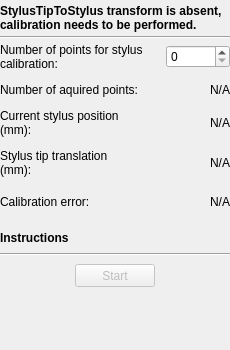
<?xml version="1.0" encoding="UTF-8"?>
<ui version="4.0">
 <class>StylusCalibrationToolbox</class>
 <widget class="QWidget" name="StylusCalibrationToolbox">
  <property name="minimumSize">
   <size>
    <width>230</width>
    <height>350</height>
   </size>
  </property>
  <property name="windowTitle">
   <string>Stylus calibration</string>
  </property>
  <layout class="QVBoxLayout" name="verticalLayout">
   <property name="spacing">
    <number>4</number>
   </property>
   <property name="leftMargin">
    <number>0</number>
   </property>
   <property name="topMargin">
    <number>4</number>
   </property>
   <property name="rightMargin">
    <number>0</number>
   </property>
   <property name="bottomMargin">
    <number>4</number>
   </property>
   <item>
    <widget class="QLabel" name="label_State">
     <property name="font">
      <font>
       <weight>75</weight>
       <bold>true</bold>
      </font>
     </property>
     <property name="text">
      <string>StylusTipToStylus transform is absent, calibration needs to be performed.</string>
     </property>
     <property name="wordWrap">
      <bool>true</bool>
     </property>
    </widget>
   </item>
   <item>
    <widget class="Line" name="line_2">
     <property name="orientation">
      <enum>Qt::Horizontal</enum>
     </property>
    </widget>
   </item>
   <item>
    <layout class="QHBoxLayout" name="horizontalLayout_7">
     <property name="spacing">
      <number>4</number>
     </property>
     <item>
      <widget class="QLabel" name="labelNumberOfStylusCalibrationPoints">
       <property name="text">
        <string>Number of points for stylus calibration:</string>
       </property>
       <property name="wordWrap">
        <bool>true</bool>
       </property>
      </widget>
     </item>
     <item>
      <widget class="QSpinBox" name="spinBox_NumberOfStylusCalibrationPoints">
       <property name="maximumSize">
        <size>
         <width>64</width>
         <height>16777215</height>
        </size>
       </property>
       <property name="maximum">
        <number>2000</number>
       </property>
       <property name="singleStep">
        <number>50</number>
       </property>
       <property name="value">
        <number>0</number>
       </property>
      </widget>
     </item>
    </layout>
   </item>
   <item>
    <spacer name="verticalSpacer_9">
     <property name="orientation">
      <enum>Qt::Vertical</enum>
     </property>
     <property name="sizeType">
      <enum>QSizePolicy::Fixed</enum>
     </property>
     <property name="sizeHint" stdset="0">
      <size>
       <width>20</width>
       <height>8</height>
      </size>
     </property>
    </spacer>
   </item>
   <item>
    <layout class="QHBoxLayout" name="horizontalLayout_2">
     <property name="spacing">
      <number>4</number>
     </property>
     <item>
      <widget class="QLabel" name="label_1">
       <property name="text">
        <string>Number of aquired points:</string>
       </property>
       <property name="wordWrap">
        <bool>true</bool>
       </property>
      </widget>
     </item>
     <item>
      <widget class="QLabel" name="label_NumberOfPoints">
       <property name="sizePolicy">
        <sizepolicy hsizetype="Expanding" vsizetype="Preferred">
         <horstretch>0</horstretch>
         <verstretch>0</verstretch>
        </sizepolicy>
       </property>
       <property name="frameShape">
        <enum>QFrame::NoFrame</enum>
       </property>
       <property name="frameShadow">
        <enum>QFrame::Plain</enum>
       </property>
       <property name="text">
        <string>N/A</string>
       </property>
       <property name="alignment">
        <set>Qt::AlignRight|Qt::AlignTrailing|Qt::AlignVCenter</set>
       </property>
      </widget>
     </item>
    </layout>
   </item>
   <item>
    <spacer name="verticalSpacer_4">
     <property name="orientation">
      <enum>Qt::Vertical</enum>
     </property>
     <property name="sizeType">
      <enum>QSizePolicy::Fixed</enum>
     </property>
     <property name="sizeHint" stdset="0">
      <size>
       <width>20</width>
       <height>8</height>
      </size>
     </property>
    </spacer>
   </item>
   <item>
    <layout class="QHBoxLayout" name="horizontalLayout_6">
     <property name="spacing">
      <number>4</number>
     </property>
     <item>
      <widget class="QLabel" name="label_CurrentPositionText">
       <property name="toolTip">
        <string>In reference tool coordinate system</string>
       </property>
       <property name="text">
        <string>Current stylus position (mm):</string>
       </property>
       <property name="wordWrap">
        <bool>true</bool>
       </property>
      </widget>
     </item>
     <item>
      <widget class="QLabel" name="label_CurrentPosition">
       <property name="sizePolicy">
        <sizepolicy hsizetype="Expanding" vsizetype="Preferred">
         <horstretch>0</horstretch>
         <verstretch>0</verstretch>
        </sizepolicy>
       </property>
       <property name="minimumSize">
        <size>
         <width>0</width>
         <height>0</height>
        </size>
       </property>
       <property name="toolTip">
        <string>In reference tool coordinate system</string>
       </property>
       <property name="frameShape">
        <enum>QFrame::NoFrame</enum>
       </property>
       <property name="frameShadow">
        <enum>QFrame::Plain</enum>
       </property>
       <property name="text">
        <string>N/A</string>
       </property>
       <property name="alignment">
        <set>Qt::AlignRight|Qt::AlignTrailing|Qt::AlignVCenter</set>
       </property>
      </widget>
     </item>
    </layout>
   </item>
   <item>
    <spacer name="verticalSpacer_7">
     <property name="orientation">
      <enum>Qt::Vertical</enum>
     </property>
     <property name="sizeType">
      <enum>QSizePolicy::Fixed</enum>
     </property>
     <property name="sizeHint" stdset="0">
      <size>
       <width>20</width>
       <height>8</height>
      </size>
     </property>
    </spacer>
   </item>
   <item>
    <layout class="QHBoxLayout" name="horizontalLayout_5">
     <item>
      <widget class="QLabel" name="label_StylusTipTransformText">
       <property name="text">
        <string>Stylus tip translation (mm):</string>
       </property>
       <property name="wordWrap">
        <bool>true</bool>
       </property>
      </widget>
     </item>
     <item>
      <widget class="QLabel" name="label_StylusTipTransform">
       <property name="sizePolicy">
        <sizepolicy hsizetype="Expanding" vsizetype="Preferred">
         <horstretch>0</horstretch>
         <verstretch>0</verstretch>
        </sizepolicy>
       </property>
       <property name="minimumSize">
        <size>
         <width>0</width>
         <height>0</height>
        </size>
       </property>
       <property name="text">
        <string>N/A</string>
       </property>
       <property name="alignment">
        <set>Qt::AlignRight|Qt::AlignTrailing|Qt::AlignVCenter</set>
       </property>
      </widget>
     </item>
    </layout>
   </item>
   <item>
    <spacer name="verticalSpacer_6">
     <property name="orientation">
      <enum>Qt::Vertical</enum>
     </property>
     <property name="sizeType">
      <enum>QSizePolicy::Fixed</enum>
     </property>
     <property name="sizeHint" stdset="0">
      <size>
       <width>20</width>
       <height>8</height>
      </size>
     </property>
    </spacer>
   </item>
   <item>
    <layout class="QHBoxLayout" name="horizontalLayout_4">
     <property name="spacing">
      <number>4</number>
     </property>
     <item>
      <widget class="QLabel" name="label_CalibrationErrorText">
       <property name="text">
        <string>Calibration error:</string>
       </property>
       <property name="wordWrap">
        <bool>true</bool>
       </property>
      </widget>
     </item>
     <item>
      <widget class="QLabel" name="label_CalibrationError">
       <property name="sizePolicy">
        <sizepolicy hsizetype="Expanding" vsizetype="Preferred">
         <horstretch>0</horstretch>
         <verstretch>0</verstretch>
        </sizepolicy>
       </property>
       <property name="minimumSize">
        <size>
         <width>0</width>
         <height>26</height>
        </size>
       </property>
       <property name="text">
        <string>N/A</string>
       </property>
       <property name="alignment">
        <set>Qt::AlignRight|Qt::AlignTrailing|Qt::AlignVCenter</set>
       </property>
      </widget>
     </item>
    </layout>
   </item>
   <item>
    <spacer name="verticalSpacer_3">
     <property name="orientation">
      <enum>Qt::Vertical</enum>
     </property>
     <property name="sizeType">
      <enum>QSizePolicy::Fixed</enum>
     </property>
     <property name="sizeHint" stdset="0">
      <size>
       <width>20</width>
       <height>12</height>
      </size>
     </property>
    </spacer>
   </item>
   <item>
    <widget class="QLabel" name="label_Instructions">
     <property name="font">
      <font>
       <weight>75</weight>
       <bold>true</bold>
      </font>
     </property>
     <property name="text">
      <string>Instructions</string>
     </property>
     <property name="wordWrap">
      <bool>true</bool>
     </property>
    </widget>
   </item>
   <item>
    <spacer name="verticalSpacer_8">
     <property name="orientation">
      <enum>Qt::Vertical</enum>
     </property>
     <property name="sizeType">
      <enum>QSizePolicy::Fixed</enum>
     </property>
     <property name="sizeHint" stdset="0">
      <size>
       <width>20</width>
       <height>4</height>
      </size>
     </property>
    </spacer>
   </item>
   <item>
    <widget class="Line" name="line">
     <property name="orientation">
      <enum>Qt::Horizontal</enum>
     </property>
    </widget>
   </item>
   <item>
    <spacer name="verticalSpacer_2">
     <property name="orientation">
      <enum>Qt::Vertical</enum>
     </property>
     <property name="sizeType">
      <enum>QSizePolicy::Fixed</enum>
     </property>
     <property name="sizeHint" stdset="0">
      <size>
       <width>20</width>
       <height>4</height>
      </size>
     </property>
    </spacer>
   </item>
   <item>
    <layout class="QHBoxLayout" name="horizontalLayout">
     <item>
      <widget class="QPushButton" name="pushButton_StartStop">
       <property name="enabled">
        <bool>false</bool>
       </property>
       <property name="sizePolicy">
        <sizepolicy hsizetype="Fixed" vsizetype="Fixed">
         <horstretch>0</horstretch>
         <verstretch>0</verstretch>
        </sizepolicy>
       </property>
       <property name="minimumSize">
        <size>
         <width>80</width>
         <height>23</height>
        </size>
       </property>
       <property name="maximumSize">
        <size>
         <width>80</width>
         <height>23</height>
        </size>
       </property>
       <property name="text">
        <string>Start</string>
       </property>
      </widget>
     </item>
    </layout>
   </item>
   <item>
    <spacer name="verticalSpacer">
     <property name="orientation">
      <enum>Qt::Vertical</enum>
     </property>
     <property name="sizeHint" stdset="0">
      <size>
       <width>20</width>
       <height>40</height>
      </size>
     </property>
    </spacer>
   </item>
  </layout>
 </widget>
 <layoutdefault spacing="4" margin="4"/>
 <resources/>
 <connections/>
</ui>
